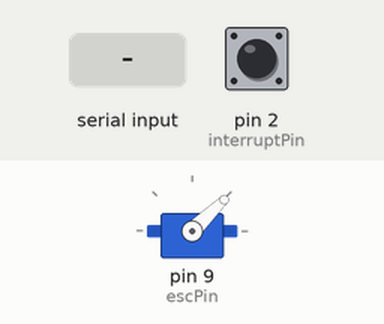
Simulated run of this sketch. Board: Arduino Uno, built with avr-gcc and run on an emulated ATmega328P. On the bench: servo. The test bench sets the inputs (shaded band); at power-on: pin 2 (interruptPin) HIGH. What the sketch prints to the serial monitor is not drawn.

Above: at 6.2 s.
6.3 s: "90,45\n" received over Serial
At 7.4 s:
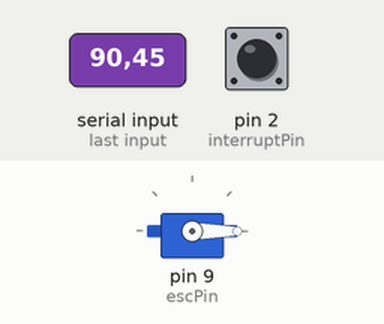
7.8 s: pin 2 (interruptPin) pulled LOW for 0.15 s
Timing chart, 0 to 10.8 s (numbered marks = the images above; inputs shaded):
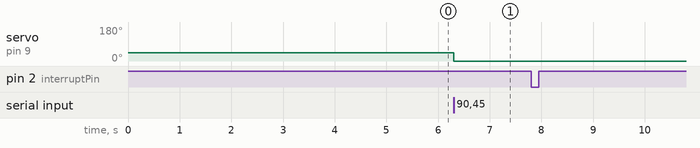

The sketch:

EncoderReading.ino
```cpp
#include <Servo.h>
#include <SoftwareSerial.h>

Servo ESC;
SoftwareSerial mySerial(10, 11); // RX, TX

int vel = 1000;
int escPin = 9;

const byte interruptPin = 2;

volatile unsigned long current_time = 0;
volatile unsigned long previous_time = 0;
volatile unsigned long half_period = 0;
volatile float velocity = 0;

void setup() {

  ESC.attach(escPin);
  ESC.writeMicroseconds(1000);
  delay(5000);

  // set the data rate for the SoftwareSerial port
  mySerial.begin(57600);

  Serial.begin(57600);
  Serial.setTimeout(10);

  pinMode(interruptPin, INPUT_PULLUP);
  attachInterrupt(digitalPinToInterrupt(interruptPin), calculatePeriod, RISING);


}

void calculatePeriod()
{
  current_time=micros();
  half_period = current_time-previous_time;

  //velocity = 3.1416 * 1000000 / (half_period);

  Serial.println(half_period);
  //char *c_data = ( char* ) &velocity;
  //for( char c_Index = 0 ; c_Index < sizeof( float ) ; mySerial.write( c_data[ c_Index++ ] ) );

  previous_time= current_time;

}
void loop()
{
  if(Serial.available() >= 1)
  {
    vel = Serial.parseInt();
    if(vel != 0)
    {
      ESC.writeMicroseconds(vel);
    }
  }
}
```

Measured:
- after the input at 6.3 s, servo on pin 9 (escPin): 44° → 0° at once
- after the input at 7.8 s, every drawn part: stays the same
